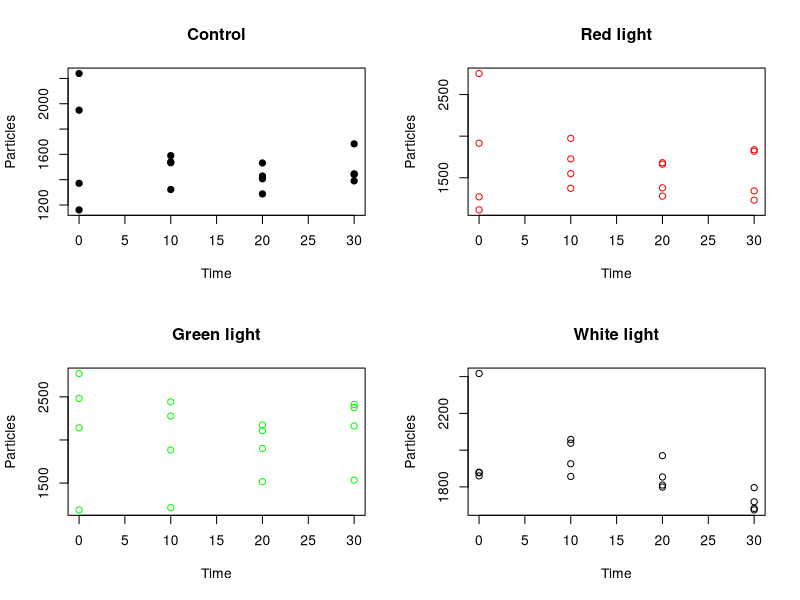
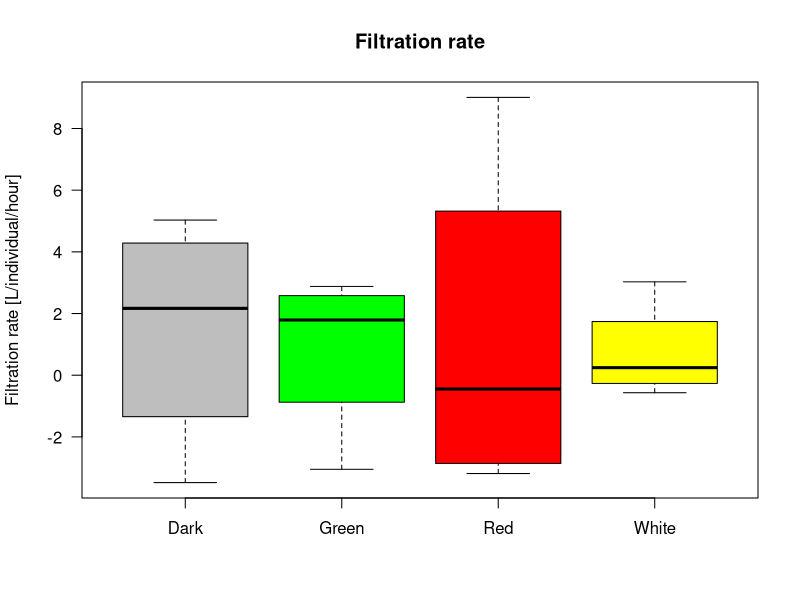
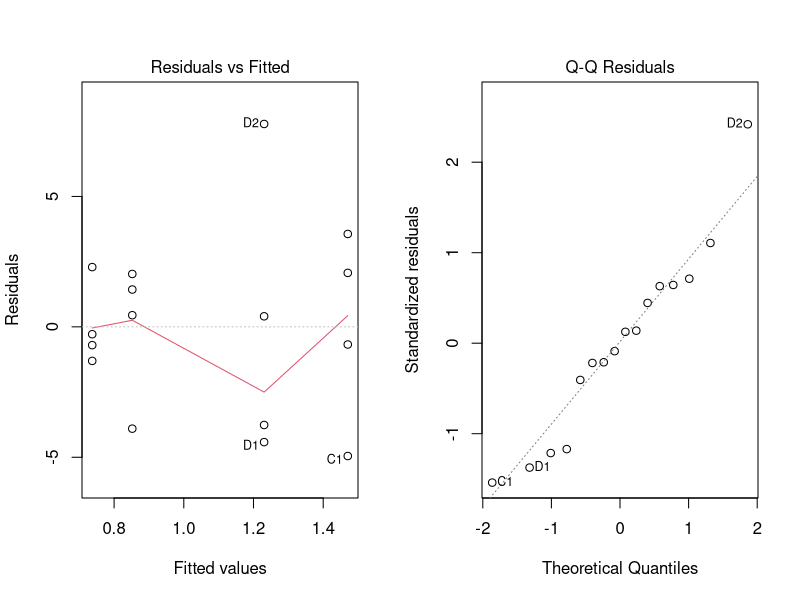
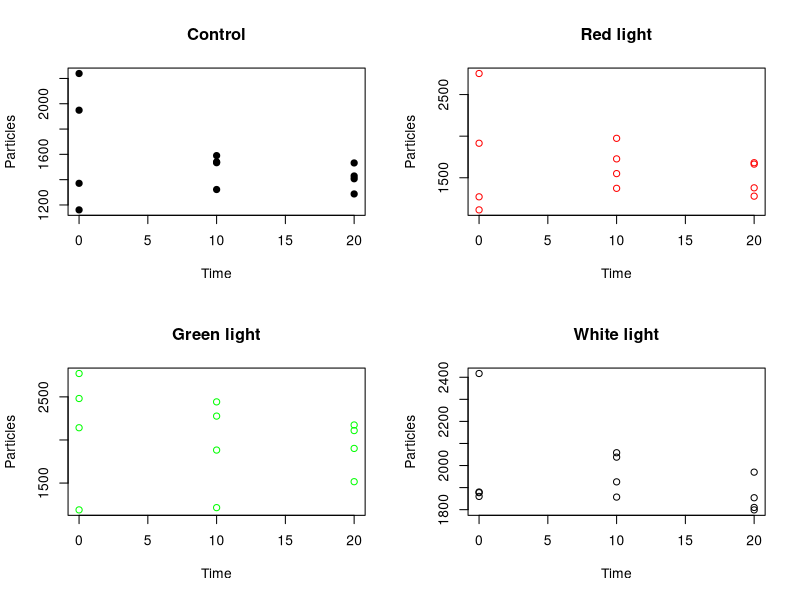
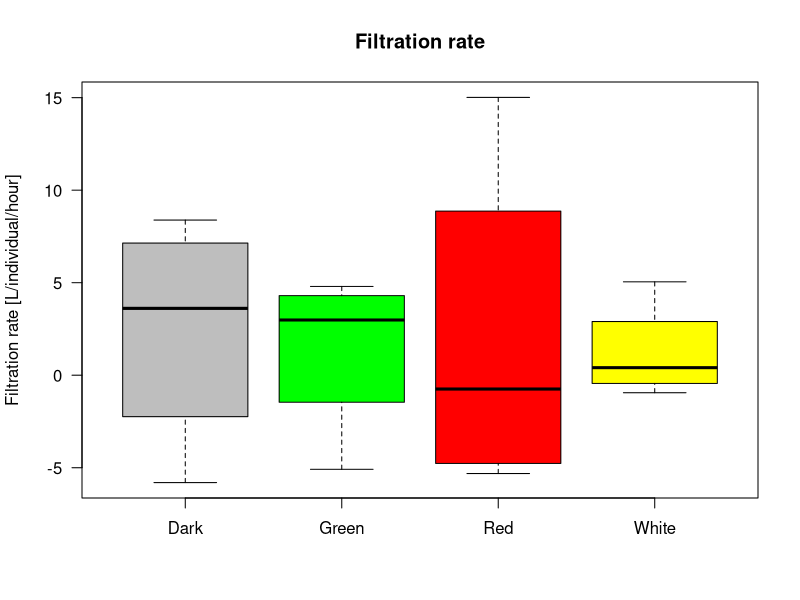
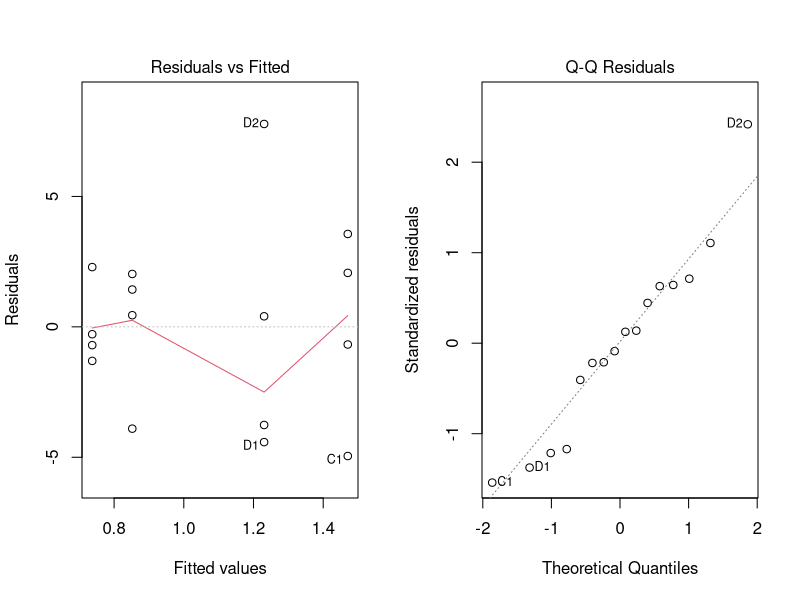
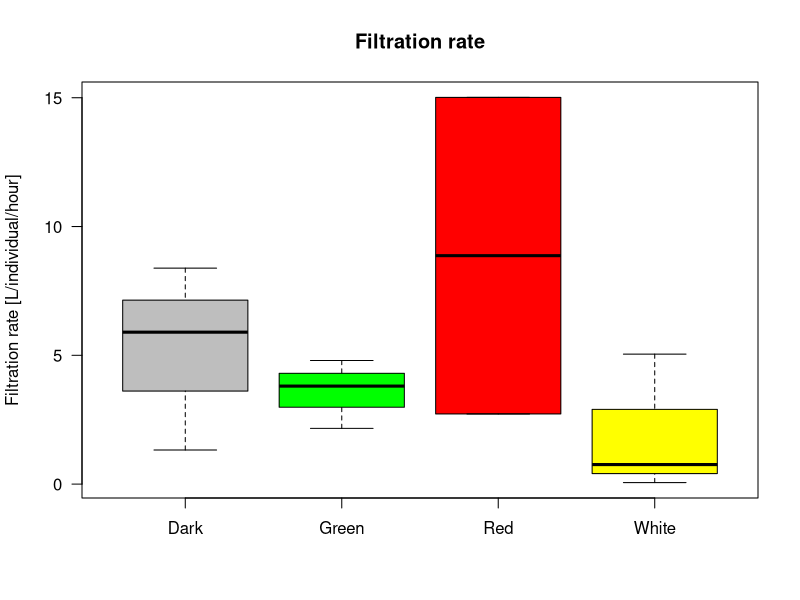
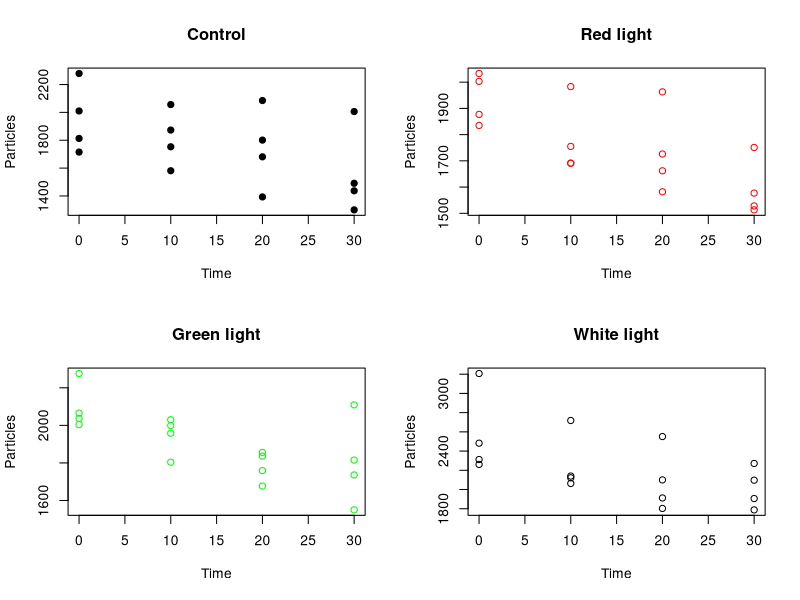

Here is the R script that generated these plots, in order:
################################################################################
# SET UP
# set working directory
setwd("/Users/lea/Documents/Documents – Lea's MacBook Air (2)/ETHZ/DTU/Environmental Effects of Maritime Activities")

# load data
light <- read.csv("Light_shock.csv", header = T)
light_table <- read.csv("Light_shock_table.csv", header = T)
light_table <- (light_table)[1:6,]
light_acc <- read.csv("Light_acc.csv", header = T)
light_acc_table <- read.csv("Light_acc_table.csv", header = T)

# transpose rows and columns
light_table_t <- data.frame(t(light_table[-1]))
light_acc_t <- data.frame(t(light_acc_table[-1]))

# add headers
colnames(light_table_t) <- c("Treatment", "Volume", "T0", "T10", "T20", "T30")
colnames(light_acc_t) <- c("Treatment", "Volume", "T0", "T10", "T20", "T30")

# make variables factors
light$Color <- as.factor(light$Color)
light$Block <- as.factor(light$Block)
light$Treatment <- as.factor(light$Treatment)
light_table_t$Treatment <- as.factor(light_table_t$Treatment)
light_acc$Color <- as.factor(light_acc$Color)
light_acc$Block <- as.factor(light_acc$Block)
light_acc$Treatment <- as.factor(light_acc$Treatment)
light_acc_t$Treatment <- as.factor(light_acc_t$Treatment)

# make variables numeric
light_table_t$Volume <- as.numeric(light_table_t$Volume)
light_table_t$T0 <- as.numeric(light_table_t$T0)
light_table_t$T10 <- as.numeric(light_table_t$T10)
light_table_t$T20 <- as.numeric(light_table_t$T20)
light_table_t$T30 <- as.numeric(light_table_t$T30)

light_acc_t$Volume <- as.numeric(light_acc_t$Volume)
light_acc_t$T0 <- as.numeric(light_acc_t$T0)
light_acc_t$T10 <- as.numeric(light_acc_t$T10)
light_acc_t$T20 <- as.numeric(light_acc_t$T20)
light_acc_t$T30 <- as.numeric(light_acc_t$T30)

# calculate grazing rate for light shock
light_table_t$grazing <- - log(light_table_t$T20/light_table_t$T0)/0.5
light_table_t$filtration <- light_table_t$grazing * light_table_t$Volume

# calculate grazing rate for acclimatized 
light_acc_t$grazing <- - log(light_acc_t$T20/light_acc_t$T0)/0.5
light_acc_t$filtration <- light_acc_t$grazing * light_acc_t$Volume

################################################################################
# plot the results
par(mfrow = c(2,2))
plot(Particles ~ Time, data = subset(light, Color == "Dark"),
     main = "Control", pch = 19)
plot(Particles ~ Time, data = subset(light, Color == "Red"),
     main = "Red light", col = "red")
plot(Particles ~ Time, data = subset(light, Color == "Green"),
     main = "Green light", col = "green")
plot(Particles ~ Time, data = subset(light, Color == "White"),
     main = "White light")

# linear fit of the filtration rate (?)
lm


# Boxplot for filtration rate
par(mfrow = c(1,1))
boxplot(filtration ~ Treatment, data = light_table_t,
        las = 1,
        main = "Filtration rate",
        ylab = "Filtration rate [L/individual/hour]",
        xlab = "",
        col = c("grey", "green", "red", "yellow"))

# ANOVA with filtration rate as response variable
filter_fit <- aov(filtration ~ Treatment, data = light_table_t)
summary(filter_fit)

# TA-Plot und QQ-Plot anschauen
par(mfrow = 1:2)
plot(filter_fit, which = 1:2)


################################################################################
# new data frames excluding T30
light_20 <- subset(light, Time <= 20)
light_table_20 <- subset(light_table_t, select = -T30)


# plot the results
par(mfrow = c(2,2))
plot(Particles ~ Time, data = subset(light_20, Color == "Dark"),
     main = "Control", pch = 19)
plot(Particles ~ Time, data = subset(light_20, Color == "Red"),
     main = "Red light", col = "red")
plot(Particles ~ Time, data = subset(light_20, Color == "Green"),
     main = "Green light", col = "green")
plot(Particles ~ Time, data = subset(light_20, Color == "White"),
     main = "White light")

# calculate grazing rate
light_table_20$grazing <- - log(light_table_20$T20/light_table_20$T0)/0.3
light_table_20$filtration <- light_table_20$grazing * light_table_20$Volume

# Boxplot for filtration rate
par(mfrow = c(1,1))
boxplot(filtration ~ Treatment, data = light_table_20,
        las = 1,
        main = "Filtration rate",
        ylab = "Filtration rate [L/individual/hour]",
        xlab = "",
        col = c("grey", "green", "red", "yellow"))

# ANOVA with filtration rate as response variable
filter_fit <- aov(filtration ~ Treatment, data = light_table_t)
summary(filter_fit)

# TA-Plot und QQ-Plot anschauen
par(mfrow = 1:2)
plot(filter_fit, which = 1:2)


# remove negative values from filtration rates
light_pos <- subset(light_table_20, filtration > 0)

# Boxplot for filtration rate
par(mfrow = c(1,1))
boxplot(filtration ~ Treatment, data = light_pos,
        las = 1,
        main = "Filtration rate",
        ylab = "Filtration rate [L/individual/hour]",
        xlab = "",
        col = c("grey", "green", "red", "yellow"))

# ANOVA with filtration rate as response variable
filter_fit_pos <- aov(filtration ~ Treatment, data = light_pos[1:9,])
summary(filter_fit_pos)

################################################################################

# ACCLIMATIZED MUSSELS

################################################################################
# plot the results for acclimatized 
par(mfrow = c(2,2))
plot(Particles ~ Time, data = subset(light_acc, Color == "Dark"),
     main = "Control", pch = 19)
plot(Particles ~ Time, data = subset(light_acc, Color == "Red"),
     main = "Red light", col = "red")
plot(Particles ~ Time, data = subset(light_acc, Color == "Green"),
     main = "Green light", col = "green")
plot(Particles ~ Time, data = subset(light_acc, Color == "White"),
     main = "White light")


# Boxplot for filtration rate
par(mfrow = c(1,1))
boxplot(filtration ~ Treatment, data = light_acc_t,
        las = 1,
        main = "Filtration rate, acclimatized",
        ylab = "Filtration rate [L/individual/hour]",
        xlab = "",
        col = c("grey", "green", "red", "yellow"))

# ANOVA with filtration rate as response variable
filter_fit_acc <- aov(filtration ~ Treatment, data = light_acc_t)
summary(filter_fit_acc)

# TA-Plot und QQ-Plot anschauen
par(mfrow = 1:2)
plot(filter_fit_acc, which = 1:2)

################################################################################
# new data frames excluding T30
light_acc_20 <- subset(light_acc, Time <= 20)
light_acc_t_20 <- subset(light_acc_t, select = -T30)


# plot the results
par(mfrow = c(2,2))
plot(Particles ~ Time, data = subset(light_acc_20, Color == "Dark"),
     main = "Control", pch = 19)
plot(Particles ~ Time, data = subset(light_acc_20, Color == "Red"),
     main = "Red light", col = "red")
plot(Particles ~ Time, data = subset(light_acc_20, Color == "Green"),
     main = "Green light", col = "green")
plot(Particles ~ Time, data = subset(light_acc_20, Color == "White"),
     main = "White light")

# calculate grazing rate
light_acc_t_20$grazing <- - log(light_acc_t_20$T20/light_acc_t_20$T0)/0.3
light_acc_t_20$filtration <- light_acc_t_20$grazing * light_acc_t_20$Volume

# Boxplot for filtration rate
par(mfrow = c(1,1))
boxplot(filtration ~ Treatment, data = light_acc_t_20,
        las = 1,
        main = "Filtration rate",
        ylab = "Filtration rate [L/individual/hour]",
        xlab = "",
        col = c("grey", "green", "red", "yellow"))

# ANOVA with filtration rate as response variable
filter_fit_acc_20 <- aov(filtration ~ Treatment, data = light_acc_t_20)
summary(filter_fit_acc_20)

# TA-Plot und QQ-Plot anschauen
par(mfrow = 1:2)
plot(filter_fit_acc_20, which = 1:2)


# remove negative values from filtration rates
light_pos_acc <- subset(light_acc_t_20, filtration > 0)

# Boxplot for filtration rate
par(mfrow = c(1,1))
boxplot(filtration ~ Treatment, data = light_pos,
        las = 1,
        main = "Filtration rate",
        ylab = "Filtration rate [L/individual/hour]",
        xlab = "",
        col = c("grey", "green", "red", "yellow"))

# ANOVA with filtration rate as response variable
filter_fit_pos <- aov(filtration ~ Treatment, data = light_pos[1:9,])
summary(filter_fit_pos)
